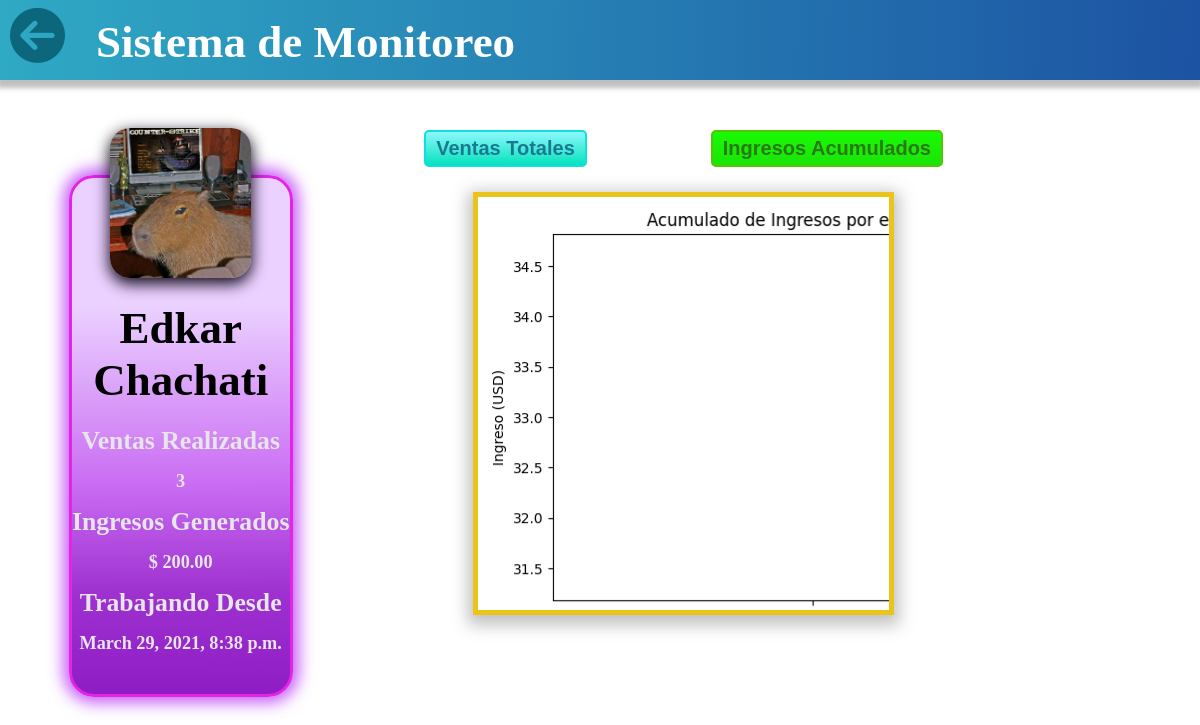
The page /users/detail/2/1/ on the database its author committed.
### users/models.py (models this page shows)
class Profile(models.Model):
    name = models.CharField(max_length=120)
    identification_document = models.CharField(max_length=10, default="none")
    created = models.DateTimeField(auto_now_add=True)
    last_modified = models.DateTimeField(auto_now=True)

class Salesman(Profile):
    user = models.OneToOneField(User, on_delete=models.CASCADE)
    count_sells = models.IntegerField(default=0)
    earnings = models.DecimalField(max_digits=10, decimal_places=2, default=0)
    seller_id = models.AutoField(
        auto_created=True, primary_key=True, unique=True)
    picture = models.ImageField(
        upload_to="users/pictures",
        blank=True,
        null=True
    )

class Profile(models.Model):
    name = models.CharField(max_length=120)
    identification_document = models.CharField(max_length=10, default="none")
    created = models.DateTimeField(auto_now_add=True)
    last_modified = models.DateTimeField(auto_now=True)

### users/views.py (the view)
class DetailSalesmanAccumulated(DetailView, LoginRequiredMixin):
    template_name = "users/html/info_salesman.html"
    slug_field = 'pk'
    slug_url_kwarg = 'pk'
    model = Salesman
    queryset = Salesman.objects.all()
    context_object_name = 'salesman'
    def get_context_data(self, **kwargs):
        context = super().get_context_data(**kwargs)
        context['plot'] = utils.accumulated_by_salesman(context['salesman'].pk)
        return context

### users/utils.py (called while the page is built)
def get_graph():
    buffer = BytesIO()
    plt.savefig(buffer, format='png')
    buffer.seek(0)
    image_png = buffer.getvalue()
    graph = base64.b64encode(image_png)
    graph = graph.decode('utf-8')
    buffer.close()
    return graph

def accumulated_by_salesman(id_salesman):
    salesman = Salesman.objects.get(pk=id_salesman)
    sells = Sells.objects.filter(
        id_salesman__exact=salesman
    )
    x_data = []
    y_data = []
    aux = 0
    for sell in sells:
        x_data.append(f'#000{sell.invoice_id}')
        aux += sell.income
        y_data.append(aux)
    plt.switch_backend('AGG')
    plt.figure(figsize=(6.1, 4.9))
    plt.title('Acumulado de Ingresos por el Vendedor')
    plt.plot(x_data, y_data)
    plt.xticks(rotation=45)
    plt.ylabel("Ingreso (USD)")
    plt.xlabel("Factura")
    plt.tight_layout()
    graph = get_graph()
    return graph

### templates/users/html/info_salesman.html (shortened to what this page needs)
<!DOCTYPE html>
<html lang="en">
<head>
    {% load static %}
    <link rel="stylesheet"
          href="{% static 'users/css/style_info_salesman.css'%}">
</head>
<body>
    <header id="header">
        <h1 id="title">
            Sistema de Monitoreo
        </h1>
        <div class="go-back">
            <a href="{%url 'users:home' %}"><i class="fas fa-arrow-circle-left"></i></a>
        </div>
    </header>
    <main>
        <section class="left-side">
            <div id="box-info">
                <div class="seller">
		  <img src="{{ salesman.picture.url }}" alt="">
                </div>
                <h2 class="name">
                    {{salesman.name}}
                </h2>
                <div class="information">
                    <h3>
                        Ventas Realizadas
                    </h3>
                    <h5>
                        {{salesman.count_sells}}
                    </h5>
                    <h3>
                        Ingresos Generados
                    </h3>
                    <h5>
                        $ {{salesman.earnings}}
                    </h5>
                    <h3>
                        Trabajando Desde
                    </h3>
                    <h5>
                        {{salesman.created}}
                    </h5>
                </div>
            </div>
        </section>
        <section class="right-side">
            <div class="buttons">
                <button id="sales">
                    <a href="/users/detail/{{ salesman.pk }}/0/">Ventas Totales</a>
                </button>
                <button id="income">
                    <a href="/users/detail/{{ salesman.pk }}/1/">Ingresos Acumulados</a>
                </button>
            </div>
            <div id = "graph"
                 style="background-size=cover; background-repeat: no-repeat">
            </div>
        </section>
    </main>
</body>
</html>

### static/users/css/style_info_salesman.css (style rules this page uses)
* { margin: 0px; }
.go-back { text-decoration: none; font-size: 55px; display: inline-block; position: relative; left: 10px; top: 6px; }
.go-back >a { color: #0c667c; }
#header { background: linear-gradient(90.88deg, #32B8CA -17.16%, #183D9A 125.57%); box-shadow: 0px 5px 5px 3px rgba(0, 0, 0, 0.25); height: 10vh; }
#title { position: absolute; left: 8vw; top: 2vh; font-size: 45px; font-weight: bold; color: #FFFFFF; }
body { background: #FFFFFF; }
main { display: inline-flex; }
.left-side { width: 30%; text-align: center; margin: 10px 0px 10px 25px; }
#box-info { width: 70%; margin: 85px auto 0px auto; background: linear-gradient(359.59deg, #8F1DC5 0.46%, #9E31D0 19.74%, #CA6DF3 40.91%, #EBD1FF 75.25%); border-radius: 25px; border: 3px solid #E225E5; box-shadow: 0px 0px 15px 6px rgba(174, 20, 245, 0.678); }
.seller { width: 100%; margin: 0px auto; }
#box-info img { width: 65%; border-radius: 20px; margin: -50px 0px 0px 0px; box-shadow: 0px 5px 15px 1px rgb(19, 11, 29); }
.name { font-size: 45px; margin: 20px; }
.information { padding-bottom: 40px; font-size: 22px; color: #e6e5e7; }
.information >h3 { margin: 15px auto; }
.right-side { width: 65%; text-align: center; margin: 10px 10px; }
.buttons { margin: 40px 0px 25px 0px; }
.buttons button { margin: 0px 60px; text-decoration: none; color: #071a4e; font-size: 20px; font-weight: bold; padding: 5px 10px; }
.buttons #sales { background: linear-gradient(360deg, rgb(6, 226, 189), rgb(140, 248, 252)); border: 2px solid #0edfdf; border-radius: 5px; }
.buttons #sales a { text-decoration: none; color: rgb(26, 121, 145); }
.buttons #income { background: linear-gradient(180deg, #19fa04, #1ae408); border: 2px solid #51c703; box-sizing: border-box; border-radius: 5px; }
.buttons #income a { text-decoration: none; color: rgb(42, 121, 18); }
#graph { border: rgb(235, 196, 26) 5px solid; background: #0a83a1; height: 68%; width: 61%; margin: auto; box-shadow: 0px 5px 15px 5px rgba(78, 77, 80, 0.349); }

### rows shown on the page
Salesman: picture (picture), count_sells "3", earnings "200.00"
Profile: name "Edkar Chachati", created "March 29, 2021, 8:38 p.m."
